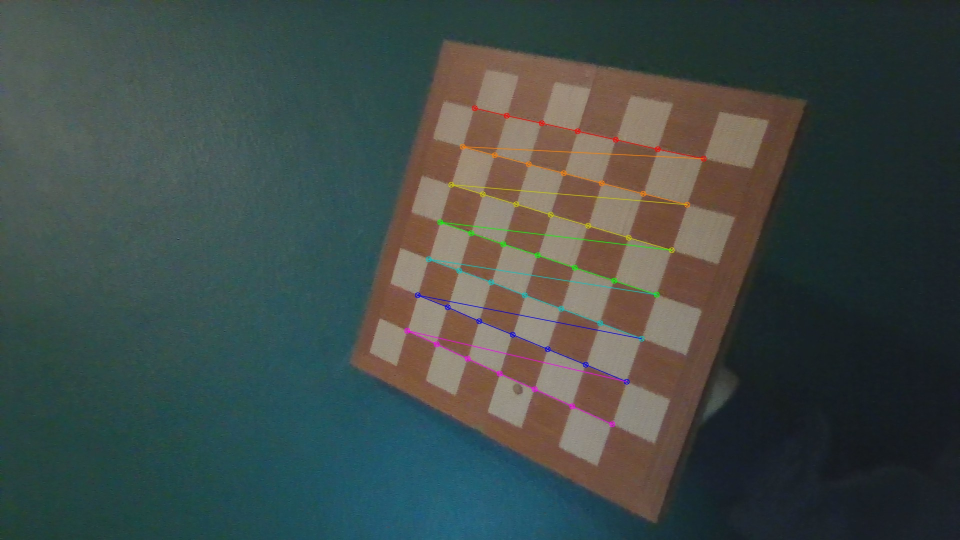
#> input picture Lab_Project/esquinas/camera_00_esquinas.jpg, 1920 x 1080 px, given in place of the camera (shown at 1/2 size)
$ python main.py   (older library calls are emulated)
#> lines starting #> are read from the running program, lines starting #| are printed output that depends on the picture; after the words box and inside, x2 and y2 are one past the last pixel; in counts of white or black regions, pixels touching at a corner belong together
import os
import cv2
import numpy as np
import time

CALIB_PATH = os.path.join(os.path.dirname(os.path.abspath(__file__)),
                          "..", "data", "camera_calibration_params.npz")
WINDOW = "LOGIN + GAME (q/ESC quit | b=select ball | h=add hole | r=reset score)"
# (ancho, alto) de las fotos de calibración, por si el .npz no lo trae guardado
DEFAULT_CALIB_SIZE = (1920, 1080)


def load_calibration(path):
    try:
        data = np.load(path)
        if "image_size" in data:
            calib_size = tuple(int(v) for v in data["image_size"])
        else:
            calib_size = DEFAULT_CALIB_SIZE
        return data["intrinsics"], data["dist_coeffs"], calib_size
    except Exception as e:
        print(f"AVISO: no se pudo cargar la calibración ({path}): {e}")
        print("Se continúa sin corregir la distorsión.")
        return None, None, None


# [13 lines left out: function scale_intrinsics, not called in this run]


def make_undistort_maps(K, dist, calib_size, frame_size):
    if K is None or dist is None:
        return None
    K_frame = scale_intrinsics(K, calib_size, frame_size)
    return cv2.initUndistortRectifyMap(K_frame, dist, None, K_frame,
                                       frame_size, cv2.CV_16SC2)


def maybe_undistort(frame, maps):
    if maps is None:
        return frame
    return cv2.remap(frame, maps[0], maps[1], cv2.INTER_LINEAR)


def shape_from_contour(cnt):
    peri = cv2.arcLength(cnt, True)
    if peri <= 1e-6:
        return None

    approx = cv2.approxPolyDP(cnt, 0.02 * peri, True)
    v = len(approx)

    area = cv2.contourArea(cnt)
    if area <= 1e-6:
        return None

    circ = 4 * np.pi * area / (peri * peri)

    if v == 3:
        return "TRIANGLE"

    if v == 4:
        rect = cv2.minAreaRect(cnt)
        (w, h) = rect[1]
        if w <= 1e-6 or h <= 1e-6:
            return None
        ar = max(w, h) / min(w, h)
        if ar > 1.3:
            return None
        angle = rect[2]
        ang = abs(angle)
        if 20 < ang < 70:
            return "DIAMOND"
        return "SQUARE"

    if v >= 8 and circ > 0.80:
        return "CIRCLE"

    return None


def detect_tokens_in_roi(roi_bgr, min_area=600):
    hsv = cv2.cvtColor(roi_bgr, cv2.COLOR_BGR2HSV)
    kernel = np.ones((3, 3), np.uint8)

    color_ranges = {
        "RED": [
            (np.array([0, 90, 70]), np.array([10, 255, 255])),
            (np.array([170, 90, 70]), np.array([179, 255, 255]))
        ],
        "GREEN": [
            (np.array([40, 70, 70]), np.array([85, 255, 255]))
        ],
        "YELLOW": [
            (np.array([20, 80, 80]), np.array([35, 255, 255]))
        ],
        "BLUE": [
            (np.array([90, 80, 60]), np.array([130, 255, 255]))
        ]
    }

    tokens = set()
    boxes = []

    for color_name, ranges in color_ranges.items():
        mask = None
        for (lo, hi) in ranges:
            m = cv2.inRange(hsv, lo, hi)
            mask = m if mask is None else cv2.bitwise_or(mask, m)

        mask = cv2.morphologyEx(mask, cv2.MORPH_OPEN, kernel, iterations=1)
        mask = cv2.morphologyEx(mask, cv2.MORPH_CLOSE, kernel, iterations=1)

        contours, _ = cv2.findContours(mask, cv2.RETR_EXTERNAL, cv2.CHAIN_APPROX_SIMPLE)
        if not contours:
            continue

        for c in contours:
            area = cv2.contourArea(c)
            if area < min_area:
                continue

            shape = shape_from_contour(c)
            if shape is None:
                continue

            x, y, w, h = cv2.boundingRect(c)
            tokens.add((color_name, shape))
            boxes.append((x, y, w, h, color_name, shape))

    return tokens, boxes


def draw_token_boxes(roi, display, boxes, offset_x, offset_y):
    color_bgr = {
        "RED": (0, 0, 255),
        "GREEN": (0, 255, 0),
        "YELLOW": (0, 255, 255),
        "BLUE": (255, 0, 0)
    }

    for (x, y, w, h, cname, sname) in boxes:
        bgr = color_bgr.get(cname, (255, 255, 255))
        cv2.rectangle(roi, (x, y), (x + w, y + h), bgr, 2)
        cv2.rectangle(display, (offset_x + x, offset_y + y),
                      (offset_x + x + w, offset_y + y + h), bgr, 2)
        cv2.putText(display, f"{cname}-{sname}",
                    (offset_x + x, offset_y + y - 8),
                    cv2.FONT_HERSHEY_SIMPLEX, 0.6, bgr, 2)


LOW_BLUE = np.array([95, 80, 60])
HIGH_BLUE = np.array([130, 255, 255])
KERNEL_BLUE = np.ones((5, 5), np.uint8)

MIN_AREA = 250
# área del contorno / área del círculo que lo encierra: >=0.94 para una bola;
# un rombo o cuadrado da 0.64-0.83 (el suavizado de la máscara redondea las
# esquinas), y triángulos y manchas alargadas menos
MIN_FILL_RATIO = 0.85
SEARCH_MARGIN = 200
MAX_JUMP_PX = 120
LOST_LIMIT = 25
INSIDE_CONFIRM_FRAMES = 8
# si la bola reaparece en el mismo agujero en este margen, era una oclusión
REAPPEAR_WINDOW = 60

LOGIN_CONFIRM_FRAMES = 5  # frames seguidos que debe verse una figura para contar
MSG_FRAMES = 45


# [8 lines left out: function crop_roi, not called in this run]


def point_in_rect(px, py, rect):
    x, y, w, h = rect
    return (x <= px <= x + w) and (y <= py <= y + h)


# [27 lines left out: functions detect_blue_balls, detect_blue_balls_near, not called in this run]


def main(camera_index=0, width=1280, height=720):
#> called with camera_index = 0, width = 1280, height = 720
    K, dist, calib_size = load_calibration(CALIB_PATH)
    undistort_maps = None
    maps_size = None

    cap = cv2.VideoCapture(camera_index)
    if not cap.isOpened():
        print("No se puede abrir la cámara")
        return

    cap.set(cv2.CAP_PROP_FRAME_WIDTH, width)
    cap.set(cv2.CAP_PROP_FRAME_HEIGHT, height)

    cv2.namedWindow(WINDOW, cv2.WINDOW_NORMAL)

    password = [
        ("RED", "TRIANGLE"),
        ("GREEN", "SQUARE"),
        ("RED", "CIRCLE"),
        ("BLUE", "DIAMOND")
    ]

    mode = "LOGIN"
    step = 0
    token_counts = {}  # figura -> frames seguidos en los que se ha visto

    selecting_ball = False
    click_point = None
    tracked_circle = None
    last_center = None  # última posición conocida, para volver a buscar la bola
    lost_frames = 0
    holes = []
    score = 0
    inside_history = []
    pending_undo = None  # punto recién sumado que se anula si la bola reaparece

    status_msg = ""
    status_frames = 0

    # [15 lines left out: functions set_status, dist2, on_mouse, not called in this run]

    cv2.setMouseCallback(WINDOW, on_mouse)

    prev_time = time.time()
    fps = 0.0

    while True:
        ret, frame = cap.read()
#> frame is the input picture: shape (1080, 1920, 3); mean B, G, R 72.1, 75.4, 65.6
        if not ret:
            break

        # la cámara puede no respetar width/height: se usa el tamaño real del frame
        frame_size = (frame.shape[1], frame.shape[0])
#> frame_size = (1920, 1080)
        if frame_size != maps_size:
            undistort_maps = make_undistort_maps(K, dist, calib_size, frame_size)
            maps_size = frame_size
#> maps_size = (1920, 1080)
        frame = maybe_undistort(frame, undistort_maps)
        frame = cv2.flip(frame, 1)
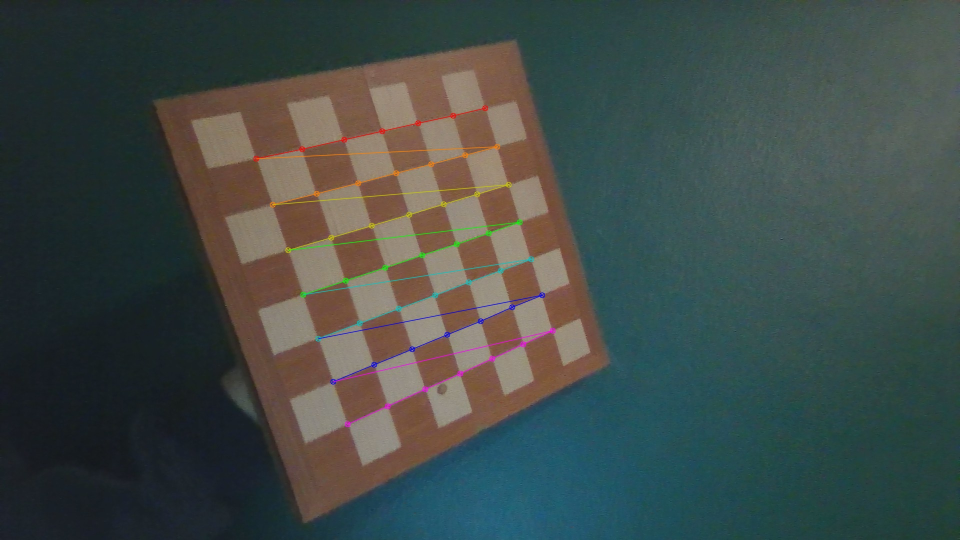
#> frame: shape (1080, 1920, 3) (shown at 1/2 size); mean B, G, R 72.1, 75.4, 65.6
        display = frame.copy()
        H, W = frame.shape[:2]
#> H = 1080; W = 1920

        now = time.time()
        dt = now - prev_time
        prev_time = now
        if dt > 0:
            fps = 1.0 / dt

        if mode == "LOGIN":
            roi_size = int(min(H, W) * 0.38)
#> roi_size = 410
            x1, y1 = 20, 20
            roi_size = min(roi_size, W - x1 - 1, H - y1 - 1)
            x2, y2 = x1 + roi_size, y1 + roi_size
#> x2 = 430; y2 = 430
            roi = frame[y1:y2, x1:x2]
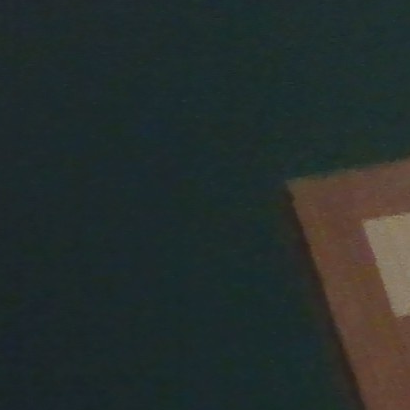
#> roi: shape (410, 410, 3); mean B, G, R 44.6, 46.3, 38.1

            tokens, boxes = detect_tokens_in_roi(roi, min_area=600)
#> in detect_tokens_in_roi, `hsv = cv2.cvtColor(roi_bgr, cv2.COLOR_BGR2HSV)`: hsv: shape (410, 410, 3); mean H, S, V 79.5, 86, 50.4
#> after the loop in detect_tokens_in_roi, `for color_name, ranges in color_ranges.items():`: mask: shape (410, 410); every value is 0
#> after the loop in detect_tokens_in_roi, `for color_name, ranges in color_ranges.items():`: boxes = []; tokens = 0 items
#> tokens = 0 items; boxes = []
            draw_token_boxes(roi, display, boxes, x1, y1)

            cv2.rectangle(display, (x1, y1), (x2, y2), (255, 0, 0), 3)
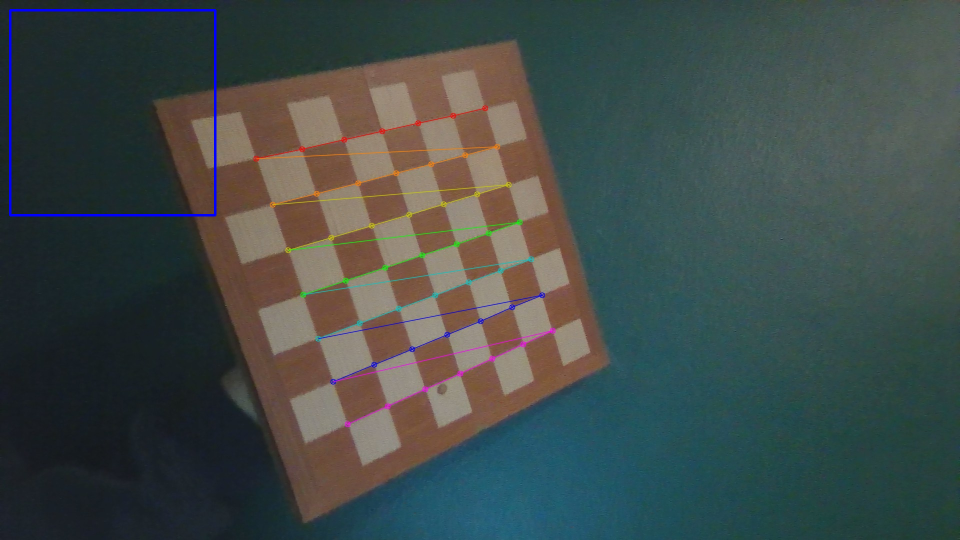
#> display: shape (1080, 1920, 3) (shown at 1/2 size); 0.39% of pixels changed, all inside (x1, y1, x2, y2) = (18, 18, 433, 433)
            cv2.putText(display, "FIGURAS",
                        (x1, y1 - 10), cv2.FONT_HERSHEY_SIMPLEX, 0.8, (255, 0, 0), 2)
#> display: shape (1080, 1920, 3); 0.02% of pixels changed, all inside (x1, y1, x2, y2) = (22, 0, 122, 12)

            # Una figura sólo cuenta si se ve LOGIN_CONFIRM_FRAMES frames seguidos,
            # para que un falso positivo de un frame no haga avanzar la secuencia
            token_counts = {t: token_counts.get(t, 0) + 1 for t in tokens}
#> token_counts = 0 items
            confirmed = {t for t, n in token_counts.items() if n >= LOGIN_CONFIRM_FRAMES}
#> confirmed = 0 items

            # Pueden seguir a la vista las figuras ya aceptadas; cualquier otra reinicia
            allowed = set(password[:step + 1])
            wrong = confirmed - allowed
#> wrong = 0 items
            if wrong:
                if step > 0 or status_frames == 0:
                    set_status("Secuencia incorrecta: retira las figuras y empieza de nuevo")
                step = 0
            elif password[step] in confirmed:
                step += 1
                if step >= len(password):
                    mode = "GAME"
                    status_frames = 0
                    selecting_ball = True
                    click_point = None
                    tracked_circle = None
                    last_center = None
                    lost_frames = 0
                    inside_history.clear()
                    pending_undo = None

            cv2.putText(display, f"{step}/{len(password)}",
                        (20, H - 25), cv2.FONT_HERSHEY_SIMPLEX, 1.0, (255, 255, 255), 2)
#> display: shape (1080, 1920, 3); mean B, G, R 73, 75.2, 65.4
            if status_frames > 0:
                cv2.putText(display, status_msg, (20, H - 65),
                            cv2.FONT_HERSHEY_SIMPLEX, 0.7, (0, 0, 255), 2)

        else:
            if pending_undo is not None:
                pending_undo["frames_left"] -= 1
                if pending_undo["frames_left"] <= 0:
                    pending_undo = None

            if click_point is not None:
                # la búsqueda de abajo coge la bola más cercana al clic; si en este
                # frame no se ve, se sigue intentando en los siguientes
                last_center = click_point
                click_point = None
                tracked_circle = None
                lost_frames = 0
                inside_history.clear()

            if tracked_circle is None and last_center is not None and not selecting_ball:
                circles = detect_blue_balls(frame)
                if circles:
                    lx, ly = last_center
                    tracked_circle = min(circles, key=lambda c: (c[0] - lx) ** 2 + (c[1] - ly) ** 2)
                    lost_frames = 0
                    inside_history.clear()
                    if pending_undo is not None and point_in_rect(
                            tracked_circle[0], tracked_circle[1], pending_undo["hole"]):
                        score -= 1
                        set_status("La bola sigue en la mesa: punto anulado")
                        pending_undo = None

            elif tracked_circle is not None:
                cx, cy, r = tracked_circle
                circles = detect_blue_balls_near(frame, (cx, cy), SEARCH_MARGIN)

                if circles:
                    best = min(circles, key=lambda c: (c[0] - cx) ** 2 + (c[1] - cy) ** 2)
                    if dist2((best[0], best[1]), (cx, cy)) <= MAX_JUMP_PX * MAX_JUMP_PX:
                        tracked_circle = best
                        lost_frames = 0
                    else:
                        lost_frames += 1
                else:
                    lost_frames += 1

                inside_now = any(point_in_rect(tracked_circle[0], tracked_circle[1], hrect) for hrect in holes) if holes else False
                inside_history.append(inside_now)
                if len(inside_history) > INSIDE_CONFIRM_FRAMES:
                    inside_history.pop(0)

                if lost_frames > LOST_LIMIT:
                    cx, cy = tracked_circle[0], tracked_circle[1]
                    inside_count = sum(1 for v in inside_history if v)
                    was_inside_recently = inside_count >= (INSIDE_CONFIRM_FRAMES // 2 + 1)
                    if was_inside_recently:
                        score += 1
                        hole = next((h for h in holes if point_in_rect(cx, cy, h)), None)
                        if hole is not None:
                            pending_undo = {"hole": hole, "frames_left": REAPPEAR_WINDOW}
                    # no se deja de seguir: se busca de nuevo cerca de donde se perdió
                    last_center = (cx, cy)
                    tracked_circle = None
                    lost_frames = 0
                    inside_history.clear()

            for i, (x, y, w, h) in enumerate(holes):
                cv2.rectangle(display, (x, y), (x + w, y + h), (0, 0, 255), 2)
                cv2.putText(display, f"H{i + 1}", (x, y - 8),
                            cv2.FONT_HERSHEY_SIMPLEX, 0.6, (0, 0, 255), 2)

            if tracked_circle is not None:
                cx, cy, r = tracked_circle
                x, y, w, h = cx - r, cy - r, 2 * r, 2 * r
                cv2.rectangle(display, (x, y), (x + w, y + h), (0, 255, 0), 2)
                cv2.circle(display, (cx, cy), r, (0, 255, 0), 3)
                cv2.circle(display, (cx, cy), 3, (0, 255, 0), -1)

                if holes and any(point_in_rect(cx, cy, hrect) for hrect in holes):
                    cv2.putText(display, "IN HOLE ZONE", (20, 110),
                                cv2.FONT_HERSHEY_SIMPLEX, 0.8, (0, 0, 255), 2)

                cv2.putText(display, f"lost:{lost_frames}", (20, 145),
                            cv2.FONT_HERSHEY_SIMPLEX, 0.7, (0, 255, 0), 2)

            elif last_center is not None and not selecting_ball:
                cv2.putText(display, "Buscando bola...", (20, 145),
                            cv2.FONT_HERSHEY_SIMPLEX, 0.7, (0, 255, 255), 2)

            cv2.putText(display, f"Score: {score}", (20, 40),
                        cv2.FONT_HERSHEY_SIMPLEX, 1.0, (255, 255, 255), 2)
            if status_frames > 0:
                cv2.putText(display, status_msg, (20, 75),
                            cv2.FONT_HERSHEY_SIMPLEX, 0.7, (0, 0, 255), 2)

            if selecting_ball:
                cv2.putText(display, "Click en la bola azul...",
                            (20, H - 25), cv2.FONT_HERSHEY_SIMPLEX, 0.8, (0, 255, 255), 2)
            else:
                cv2.putText(display, "b=select ball | h=add hole ROI | r=reset | q=quit",
                            (20, H - 25), cv2.FONT_HERSHEY_SIMPLEX, 0.75, (200, 200, 200), 2)

        cv2.putText(display, f"FPS: {fps:.1f}",
                    (W - 160, 35), cv2.FONT_HERSHEY_SIMPLEX, 0.7, (255, 255, 255), 2)
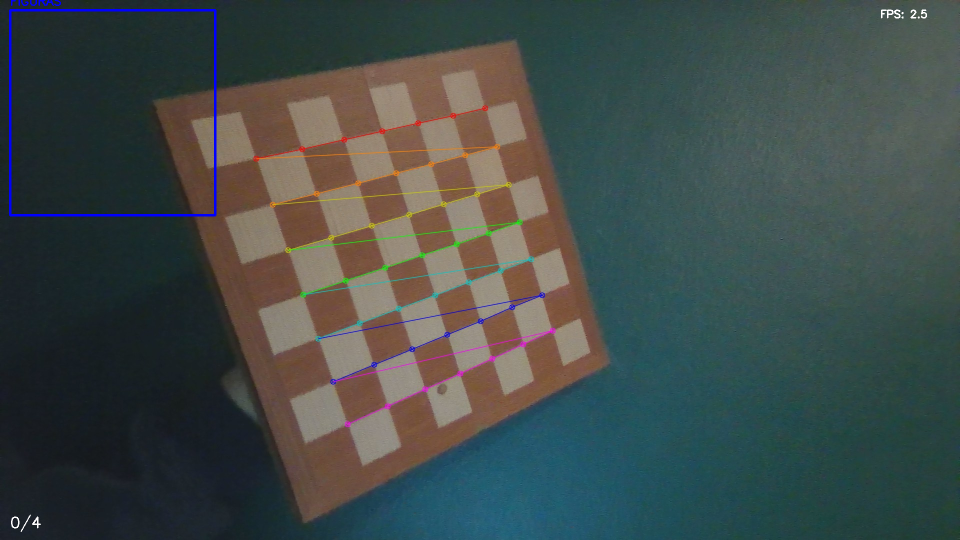
#> display: shape (1080, 1920, 3) (shown at 1/2 size); mean B, G, R 73.1, 75.3, 65.5

        if status_frames > 0:
            status_frames -= 1

        cv2.imshow(WINDOW, display)

        key = cv2.waitKey(1) & 0xFF
#> (key q is pressed here)
        if key == ord('q') or key == 27:
            break

        if mode == "GAME":
            if key == ord('b'):
                selecting_ball = True
                click_point = None
                tracked_circle = None
                last_center = None
                lost_frames = 0
                inside_history.clear()
                pending_undo = None

            if key == ord('h'):
                roi = cv2.selectROI(WINDOW, frame, showCrosshair=True, fromCenter=False)
                cv2.setMouseCallback(WINDOW, on_mouse)
                if roi[2] > 0 and roi[3] > 0:
                    holes.append(tuple(map(int, roi)))

            if key == ord('r'):
                score = 0

    cap.release()
    cv2.destroyAllWindows()


if __name__ == "__main__":
    main()
